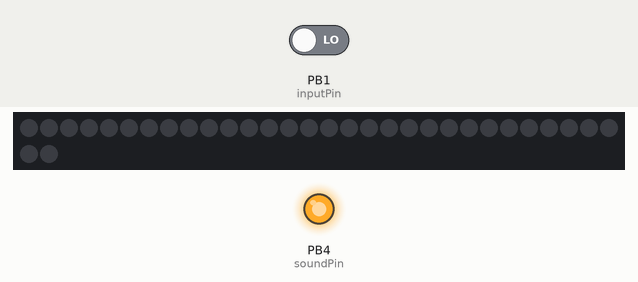
Simulated run of this sketch. Board: ATtiny85, built with avr-gcc and run on an emulated ATtiny85. On the bench: 32 RGB LEDs in strip order, left to right, continuing on the next row, output pins drawn as LEDs (lit = HIGH). Dashed ring = blinking. The inputs (shaded band) are chosen by the test bench; at power-on: PB1 (inputPin) LOW. Dim RGB values are drawn brighter than linear.

Above: at 1.2 s.
1.3 s: PB1 (inputPin) driven HIGH
At 1.65 s:
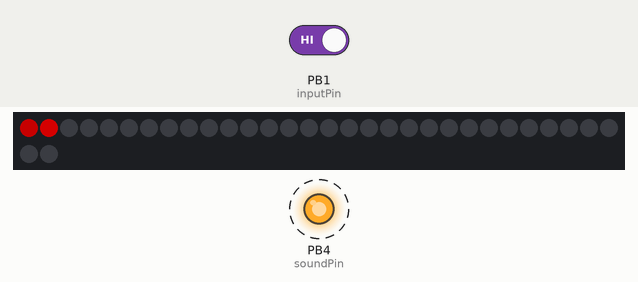
At 3.26 s:
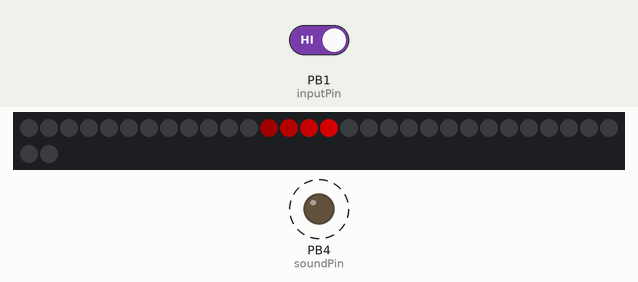
Timing chart, 0 to 9.2 s (numbered marks = the images above; inputs shaded):
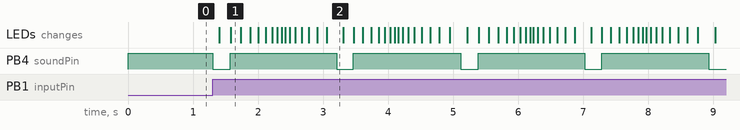

Measured:
- after the input at 1.3 s, PB4 (soundPin): alternates HIGH for 1.6 s and LOW for 0.27 s, starting at once; the LEDs: first change after 0.10 s (image 1 shows a later state)

The sketch:

Cylon_01_uno.ino
```cpp
#include <Adafruit_NeoPixel.h>
#ifdef __AVR_ATtiny85__ // Trinket, Gemma, etc.
 #include <avr/power.h>
#endif

#define PIN 0

int inputPin = 1;               // choose the input pin (for PIR sensor)
int soundPin = 4;               // pin to trigger sound
int pirState = LOW;             // we start, assuming no motion detected
int val = 0;                    // variable for reading the pin status
int loopTimes = 3;

Adafruit_NeoPixel pixels = Adafruit_NeoPixel(32, PIN);

void setup() {
#ifdef __AVR_ATtiny85__ // Trinket, Gemma, etc.
  if(F_CPU == 16000000) clock_prescale_set(clock_div_1);
#endif
  pixels.begin();
  pixels.setBrightness(128); // 1/2 brightness
  pinMode(inputPin, INPUT);
  pinMode(soundPin, OUTPUT);
  digitalWrite(soundPin, HIGH);
  allOff();
}

void loop() {

  val = 0;
  val = digitalRead(inputPin);  // read input value
  if (val == HIGH)
  {            // check if the input is HIGH
    for (int x=0; x< loopTimes; x++) {
      redRun();
    }
  } else {
    allOff();
  }
}

void allOff() {
  int16_t numPix = 16;
  int16_t x;
  for (x=0; x<numPix; x++) {
        pixels.setPixelColor(x, 0, 0, 0);
      }
      pixels.show();
    }
void redRun() {

  int16_t numPix = 16;
  int16_t baseDelay = 50;
  int16_t deltaDelay = 0;
  int16_t delayMult = 15;

  int16_t x, y;
  for (x=0; x<numPix; x++) {

  if (x==0) {
    digitalWrite(soundPin, LOW);
    delay(100);
  } else {
    digitalWrite(soundPin, HIGH);
  }

    for (y=0; y<numPix; y++) {

      if (y==x) {
        pixels.setPixelColor(y, 255, 0, 0);
      } else if (y==x-1) {
        pixels.setPixelColor(y, 255-64, 0, 0);
      } else if (y==x-2) {
        pixels.setPixelColor(y, 255-128, 0, 0);
      } else if (y==x-3) {
        pixels.setPixelColor(y, 255-192, 0, 0);
      } else {
        pixels.setPixelColor(y, 0, 0, 0);
      }

    }
    pixels.show();
    deltaDelay = (abs(x - numPix/2))*delayMult;
    delay(baseDelay + deltaDelay);
  }
  for (x=numPix-1; x>=0; x--) {

  if (x==(numPix-1)) {
    digitalWrite(soundPin, LOW);
    delay(100);
  } else {
    digitalWrite(soundPin, HIGH);
  }

    for (y=0; y<numPix; y++) {

      if (y==x) {
        pixels.setPixelColor(y, 255, 0, 0);
      } else if (y==x+1) {
        pixels.setPixelColor(y, 255-64, 0, 0);
      } else if (y==x+2) {
        pixels.setPixelColor(y, 255-128, 0, 0);
      } else if (y==x+3) {
        pixels.setPixelColor(y, 255-192, 0, 0);
      } else {
        pixels.setPixelColor(y, 0, 0, 0);
      }
    }
    pixels.show();
    deltaDelay = (abs(x - numPix/2))*delayMult;
    delay(baseDelay + deltaDelay);
  }
}
```
